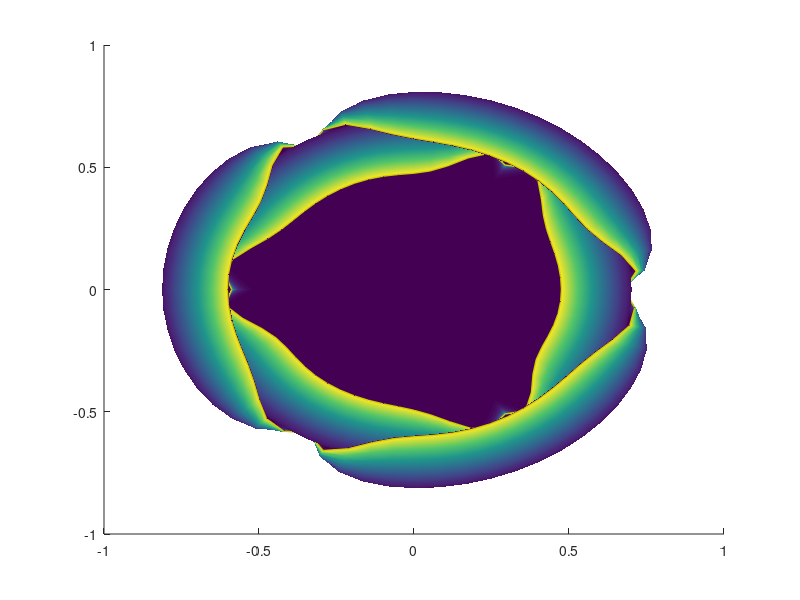

The MATLAB script that drew this image: (Note: this script raises an error after producing the figure.)
%% MATLAB Tulip
np = 3; % number of petals
n=np*20+1; % Theta resolution
theta=linspace(0, np*(1/np)*2,n);
r=linspace(0,1,80)';

newplot
for k=[0 1/np] % 2 layers of petals
    x=1-(.8*(1-mod(np*(theta+k),2)).^3-.05).^2/2;
    Z1=((x.*r).^6);
    R2=x.*r*(1-k*.38);
    R3=x.*(r.^8)*.4.*Z1;
    X=R2.*cospi(theta)-R3.*cospi(theta);
    Y=R2.*sinpi(theta)-R3.*sinpi(theta);
    C=repmat(r,1,n).^25;
    %% Petals
    surface(X,Y,Z1*2,C,'FaceColor','interp','EdgeColor','none','FaceLighting','gouraud');
    line(X(end,:),Y(end,:),Z1(end,:)*2,'Color','#cc0','LineWidth',1);
end
%% Stem
[CX,CY,CZ]=cylinder;
surface(CX*.1,CY*.1,(CZ-1)*2,[],'FaceColor',"#9b8",'EdgeColor','none');
%% Decorate!
cmap=hot(200); % Colors of tulip
colormap(gca,cmap(80:150,:)) % Extract subset of hot colormap.
axis off equal
view([0,10]);
material(gca,[.6 .9 .3 2 .5])
camlight(40,40)
